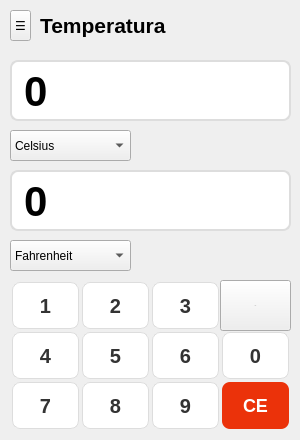
   <widget class="QWidget" name="page">
    <widget class="QToolButton" name="toolButton_2">
     <property name="geometry">
      <rect>
       <x>10</x>
       <y>10</y>
       <width>21</width>
       <height>31</height>
      </rect>
     </property>
     <property name="font">
      <font/>
     </property>
     <property name="tabletTracking">
      <bool>false</bool>
     </property>
     <property name="styleSheet">
      <string notr="true">QToolButton:hover {
        color: #000;
        background-color: #e0e0e0;
        border-radius: 5px;
    }
 </string>
     </property>
     <property name="text">
      <string>☰</string>
     </property>
    </widget>
    <widget class="QLabel" name="label_distancias_2">
     <property name="geometry">
      <rect>
       <x>40</x>
       <y>5</y>
       <width>191</width>
       <height>41</height>
      </rect>
     </property>
     <property name="text">
      <string>&lt;html&gt;&lt;head/&gt;&lt;body&gt;&lt;p&gt;&lt;span style=&quot; font-size:16pt; font-weight:600;&quot;&gt;Temperatura&lt;/span&gt;&lt;/p&gt;&lt;/body&gt;&lt;/html&gt;</string>
     </property>
    </widget>
    <widget class="QComboBox" name="combo_temp_2">
     <property name="geometry">
      <rect>
       <x>10</x>
       <y>240</y>
       <width>121</width>
       <height>31</height>
      </rect>
     </property>
     <property name="styleSheet">
      <string notr="true"/>
     </property>
     <item>
      <property name="text">
       <string>Fahrenheit</string>
      </property>
     </item>
     <item>
      <property name="text">
       <string>Celsius</string>
      </property>
     </item>
     <item>
      <property name="text">
       <string>Kelvin</string>
      </property>
     </item>
    </widget>
    <widget class="QLineEdit" name="temperatura_2">
     <property name="geometry">
      <rect>
       <x>10</x>
       <y>170</y>
       <width>281</width>
       <height>61</height>
      </rect>
     </property>
     <property name="font">
      <font>
       <pointsize>-1</pointsize>
       <weight>75</weight>
       <bold>true</bold>
      </font>
     </property>
     <property name="styleSheet">
      <string notr="true">QLineEdit {
    background-color: white;
    color: #000;
    font-size: 42px;
    font-weight: bold;
    border: 2px solid #ddd;
    border-radius: 8px;
    padding: 10px;
}
QLineEdit:focus {
    border: 2px solid #ff7052;
}</string>
     </property>
     <property name="text">
      <string>0</string>
     </property>
    </widget>
    <widget class="QLineEdit" name="temperatura_1">
     <property name="geometry">
      <rect>
       <x>10</x>
       <y>60</y>
       <width>281</width>
       <height>61</height>
      </rect>
     </property>
     <property name="font">
      <font>
       <pointsize>-1</pointsize>
       <weight>75</weight>
       <bold>true</bold>
      </font>
     </property>
     <property name="styleSheet">
      <string notr="true">QLineEdit {
    background-color: white;
    color: #000;
    font-size: 42px;
    font-weight: bold;
    border: 2px solid #ddd;
    border-radius: 8px;
    padding: 10px;
}
QLineEdit:focus {
    border: 2px solid #ff7052;
}</string>
     </property>
     <property name="text">
      <string>0</string>
     </property>
    </widget>
    <widget class="QComboBox" name="combo_temp_1">
     <property name="geometry">
      <rect>
       <x>10</x>
       <y>130</y>
       <width>121</width>
       <height>31</height>
      </rect>
     </property>
     <property name="font">
      <font/>
     </property>
     <property name="styleSheet">
      <string notr="true"/>
     </property>
     <property name="currentText">
      <string>Celsius</string>
     </property>
     <item>
      <property name="text">
       <string>Celsius</string>
      </property>
     </item>
     <item>
      <property name="text">
       <string>Kelvin</string>
      </property>
     </item>
     <item>
      <property name="text">
       <string>Fahrenheit</string>
      </property>
     </item>
    </widget>
    <widget class="QPushButton" name="numero_4_temp">
     <property name="geometry">
      <rect>
       <x>10</x>
       <y>330</y>
       <width>71</width>
       <height>51</height>
      </rect>
     </property>
     <property name="font">
      <font>
       <pointsize>-1</pointsize>
       <weight>75</weight>
       <bold>true</bold>
      </font>
     </property>
     <property name="focusPolicy">
      <enum>Qt::NoFocus</enum>
     </property>
     <property name="styleSheet">
      <string notr="true">QPushButton {
    background-color: white;
    color: #333;
    font-size: 20px;
    font-weight: bold;
    border: 1px solid #ddd;
    border-radius: 8px;
    margin: 2px;
}
QPushButton:hover {
    background-color: #f5f5f5;
    border: 1px solid #ccc;
}</string>
     </property>
     <property name="text">
      <string>4</string>
     </property>
     <property name="checkable">
      <bool>false</bool>
     </property>
     <property name="checked">
      <bool>false</bool>
     </property>
    </widget>
    <widget class="QPushButton" name="numero_2_temp">
     <property name="geometry">
      <rect>
       <x>80</x>
       <y>280</y>
       <width>71</width>
       <height>51</height>
      </rect>
     </property>
     <property name="font">
      <font>
       <pointsize>-1</pointsize>
       <weight>75</weight>
       <bold>true</bold>
      </font>
     </property>
     <property name="focusPolicy">
      <enum>Qt::NoFocus</enum>
     </property>
     <property name="styleSheet">
      <string notr="true">QPushButton {
    background-color: white;
    color: #333;
    font-size: 20px;
    font-weight: bold;
    border: 1px solid #ddd;
    border-radius: 8px;
    margin: 2px;
}
QPushButton:hover {
    background-color: #f5f5f5;
    border: 1px solid #ccc;
}</string>
     </property>
     <property name="text">
      <string>2</string>
     </property>
     <property name="checkable">
      <bool>false</bool>
     </property>
     <property name="checked">
      <bool>false</bool>
     </property>
    </widget>
    <widget class="QPushButton" name="numero_6_temp">
     <property name="geometry">
      <rect>
       <x>150</x>
       <y>330</y>
       <width>71</width>
       <height>51</height>
      </rect>
     </property>
     <property name="font">
      <font>
       <pointsize>-1</pointsize>
       <weight>75</weight>
       <bold>true</bold>
      </font>
     </property>
     <property name="focusPolicy">
      <enum>Qt::NoFocus</enum>
     </property>
     <property name="styleSheet">
      <string notr="true">QPushButton {
    background-color: white;
    color: #333;
    font-size: 20px;
    font-weight: bold;
    border: 1px solid #ddd;
    border-radius: 8px;
    margin: 2px;
}
QPushButton:hover {
    background-color: #f5f5f5;
    border: 1px solid #ccc;
}</string>
     </property>
     <property name="text">
      <string>6</string>
     </property>
     <property name="checkable">
      <bool>false</bool>
     </property>
     <property name="checked">
      <bool>false</bool>
     </property>
    </widget>
    <widget class="QPushButton" name="numero_8_temp">
     <property name="geometry">
      <rect>
       <x>80</x>
       <y>380</y>
       <width>71</width>
       <height>51</height>
      </rect>
     </property>
     <property name="font">
      <font>
       <pointsize>-1</pointsize>
       <weight>75</weight>
       <bold>true</bold>
      </font>
     </property>
     <property name="focusPolicy">
      <enum>Qt::NoFocus</enum>
     </property>
     <property name="styleSheet">
      <string notr="true">QPushButton {
    background-color: white;
    color: #333;
    font-size: 20px;
    font-weight: bold;
    border: 1px solid #ddd;
    border-radius: 8px;
    margin: 2px;
}
QPushButton:hover {
    background-color: #f5f5f5;
    border: 1px solid #ccc;
}</string>
     </property>
     <property name="text">
      <string>8</string>
     </property>
     <property name="checkable">
      <bool>false</bool>
     </property>
     <property name="checked">
      <bool>false</bool>
     </property>
    </widget>
    <widget class="QPushButton" name="botao_apagar_tudo_temp">
     <property name="geometry">
      <rect>
       <x>220</x>
       <y>380</y>
       <width>71</width>
       <height>51</height>
      </rect>
     </property>
     <property name="font">
      <font>
       <pointsize>-1</pointsize>
       <weight>75</weight>
       <bold>true</bold>
      </font>
     </property>
     <property name="focusPolicy">
      <enum>Qt::NoFocus</enum>
     </property>
     <property name="styleSheet">
      <string notr="true">
QPushButton {
    background-color: rgb(235, 50, 10);;
    color: white;
    font-size: 18px;
    font-weight: bold;
    border: none;
    border-radius: 8px;
    margin: 2px;  /* ← adiciona isto */
}
QPushButton:hover {
    background-color: #ff7052;
}</string>
     </property>
     <property name="text">
      <string>CE</string>
     </property>
     <property name="checkable">
      <bool>false</bool>
     </property>
     <property name="checked">
      <bool>false</bool>
     </property>
    </widget>
    <widget class="QPushButton" name="numero_7_temp">
     <property name="geometry">
      <rect>
       <x>10</x>
       <y>380</y>
       <width>71</width>
       <height>51</height>
      </rect>
     </property>
     <property name="font">
      <font>
       <pointsize>-1</pointsize>
       <weight>75</weight>
       <bold>true</bold>
      </font>
     </property>
     <property name="focusPolicy">
      <enum>Qt::NoFocus</enum>
     </property>
     <property name="styleSheet">
      <string notr="true">QPushButton {
    background-color: white;
    color: #333;
    font-size: 20px;
    font-weight: bold;
    border: 1px solid #ddd;
    border-radius: 8px;
    margin: 2px;
}
QPushButton:hover {
    background-color: #f5f5f5;
    border: 1px solid #ccc;
}</string>
     </property>
     <property name="text">
      <string>7</string>
     </property>
     <property name="checkable">
      <bool>false</bool>
     </property>
     <property name="checked">
      <bool>false</bool>
     </property>
    </widget>
    <widget class="QPushButton" name="numero_1_temp">
     <property name="geometry">
      <rect>
       <x>10</x>
       <y>280</y>
       <width>71</width>
       <height>51</height>
      </rect>
     </property>
     <property name="font">
      <font>
       <pointsize>-1</pointsize>
       <weight>75</weight>
       <bold>true</bold>
      </font>
     </property>
     <property name="focusPolicy">
      <enum>Qt::NoFocus</enum>
     </property>
     <property name="styleSheet">
      <string notr="true">QPushButton {
    background-color: white;
    color: #333;
    font-size: 20px;
    font-weight: bold;
    border: 1px solid #ddd;
    border-radius: 8px;
    margin: 2px;
}
QPushButton:hover {
    background-color: #f5f5f5;
    border: 1px solid #ccc;
}</string>
     </property>
     <property name="text">
      <string>1</string>
     </property>
     <property name="checkable">
      <bool>false</bool>
     </property>
     <property name="checked">
      <bool>false</bool>
     </property>
    </widget>
    <widget class="QPushButton" name="numero_9_temp">
     <property name="geometry">
      <rect>
       <x>150</x>
       <y>380</y>
       <width>71</width>
       <height>51</height>
      </rect>
     </property>
     <property name="font">
      <font>
       <pointsize>-1</pointsize>
       <weight>75</weight>
       <bold>true</bold>
      </font>
     </property>
     <property name="focusPolicy">
      <enum>Qt::NoFocus</enum>
     </property>
     <property name="styleSheet">
      <string notr="true">QPushButton {
    background-color: white;
    color: #333;
    font-size: 20px;
    font-weight: bold;
    border: 1px solid #ddd;
    border-radius: 8px;
    margin: 2px;
}
QPushButton:hover {
    background-color: #f5f5f5;
    border: 1px solid #ccc;
}</string>
     </property>
     <property name="text">
      <string>9</string>
     </property>
     <property name="checkable">
      <bool>false</bool>
     </property>
     <property name="checked">
      <bool>false</bool>
     </property>
    </widget>
    <widget class="QPushButton" name="numero_0_temp">
     <property name="geometry">
      <rect>
       <x>220</x>
       <y>330</y>
       <width>71</width>
       <height>51</height>
      </rect>
     </property>
     <property name="font">
      <font>
       <pointsize>-1</pointsize>
       <weight>75</weight>
       <bold>true</bold>
      </font>
     </property>
     <property name="focusPolicy">
      <enum>Qt::NoFocus</enum>
     </property>
     <property name="styleSheet">
      <string notr="true">QPushButton {
    background-color: white;
    color: #333;
    font-size: 20px;
    font-weight: bold;
    border: 1px solid #ddd;
    border-radius: 8px;
    margin: 2px;
}
QPushButton:hover {
    background-color: #f5f5f5;
    border: 1px solid #ccc;
}</string>
     </property>
     <property name="text">
      <string>0</string>
     </property>
     <property name="checkable">
      <bool>false</bool>
     </property>
     <property name="checked">
      <bool>false</bool>
     </property>
    </widget>
    <widget class="QPushButton" name="botao_apagar_temp">
     <property name="geometry">
      <rect>
       <x>220</x>
       <y>280</y>
       <width>71</width>
       <height>51</height>
      </rect>
     </property>
     <property name="font">
      <font>
       <pointsize>-1</pointsize>
       <weight>75</weight>
       <bold>true</bold>
      </font>
     </property>
     <property name="focusPolicy">
      <enum>Qt::NoFocus</enum>
     </property>
     <property name="styleSheet">
      <string notr="true">
QPushButton {
    background-color: #ff8a80;
    color: white;
    font-size: 18px;
    font-weight: bold;
    border: none;
    border-radius: 8px;
    margin: 2px;  /* ← adiciona isto */
}
QPushButton:hover {
    background-color: #ff7052;
}
font-size: 24px !important;</string>
     </property>
     <property name="text">
      <string>⟵</string>
     </property>
     <property name="checkable">
      <bool>false</bool>
     </property>
     <property name="checked">
      <bool>false</bool>
     </property>
    </widget>
    <widget class="QPushButton" name="numero_5_temp">
     <property name="geometry">
      <rect>
       <x>80</x>
       <y>330</y>
       <width>71</width>
       <height>51</height>
      </rect>
     </property>
     <property name="font">
      <font>
       <pointsize>-1</pointsize>
       <weight>75</weight>
       <bold>true</bold>
      </font>
     </property>
     <property name="focusPolicy">
      <enum>Qt::NoFocus</enum>
     </property>
     <property name="styleSheet">
      <string notr="true">QPushButton {
    background-color: white;
    color: #333;
    font-size: 20px;
    font-weight: bold;
    border: 1px solid #ddd;
    border-radius: 8px;
    margin: 2px;
}
QPushButton:hover {
    background-color: #f5f5f5;
    border: 1px solid #ccc;
}</string>
     </property>
     <property name="text">
      <string>5</string>
     </property>
     <property name="checkable">
      <bool>false</bool>
     </property>
     <property name="checked">
      <bool>false</bool>
     </property>
    </widget>
    <widget class="QPushButton" name="numero_3_temp">
     <property name="geometry">
      <rect>
       <x>150</x>
       <y>280</y>
       <width>71</width>
       <height>51</height>
      </rect>
     </property>
     <property name="font">
      <font>
       <pointsize>-1</pointsize>
       <weight>75</weight>
       <bold>true</bold>
      </font>
     </property>
     <property name="focusPolicy">
      <enum>Qt::NoFocus</enum>
     </property>
     <property name="styleSheet">
      <string notr="true">QPushButton {
    background-color: white;
    color: #333;
    font-size: 20px;
    font-weight: bold;
    border: 1px solid #ddd;
    border-radius: 8px;
    margin: 2px;
}
QPushButton:hover {
    background-color: #f5f5f5;
    border: 1px solid #ccc;
}</string>
     </property>
     <property name="text">
      <string>3</string>
     </property>
     <property name="checkable">
      <bool>false</bool>
     </property>
     <property name="checked">
      <bool>false</bool>
     </property>
    </widget>
    <zorder>temperatura_2</zorder>
    <zorder>toolButton_2</zorder>
    <zorder>label_distancias_2</zorder>
    <zorder>combo_temp_2</zorder>
    <zorder>temperatura_1</zorder>
    <zorder>combo_temp_1</zorder>
    <zorder>numero_4_temp</zorder>
    <zorder>numero_2_temp</zorder>
    <zorder>numero_6_temp</zorder>
    <zorder>numero_8_temp</zorder>
    <zorder>botao_apagar_tudo_temp</zorder>
    <zorder>numero_7_temp</zorder>
    <zorder>numero_1_temp</zorder>
    <zorder>numero_9_temp</zorder>
    <zorder>numero_0_temp</zorder>
    <zorder>botao_apagar_temp</zorder>
    <zorder>numero_5_temp</zorder>
    <zorder>numero_3_temp</zorder>
   </widget>
